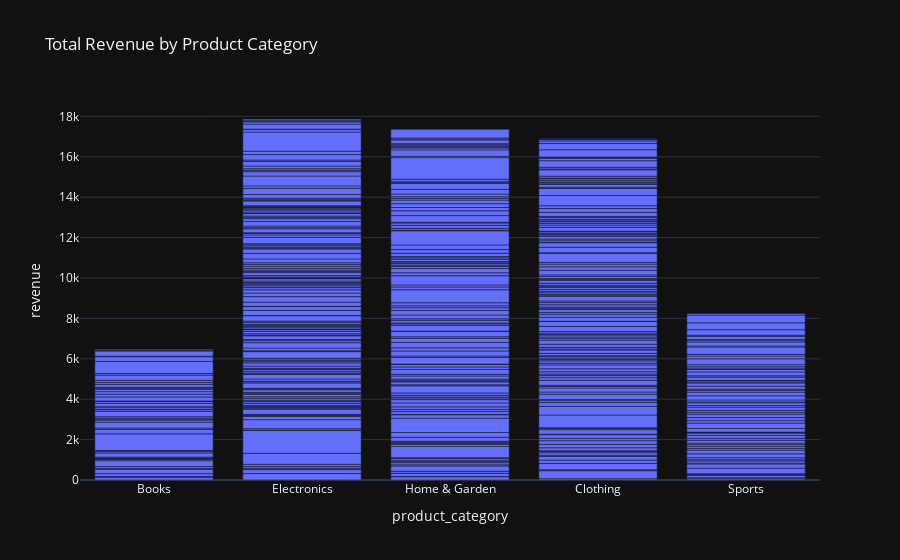
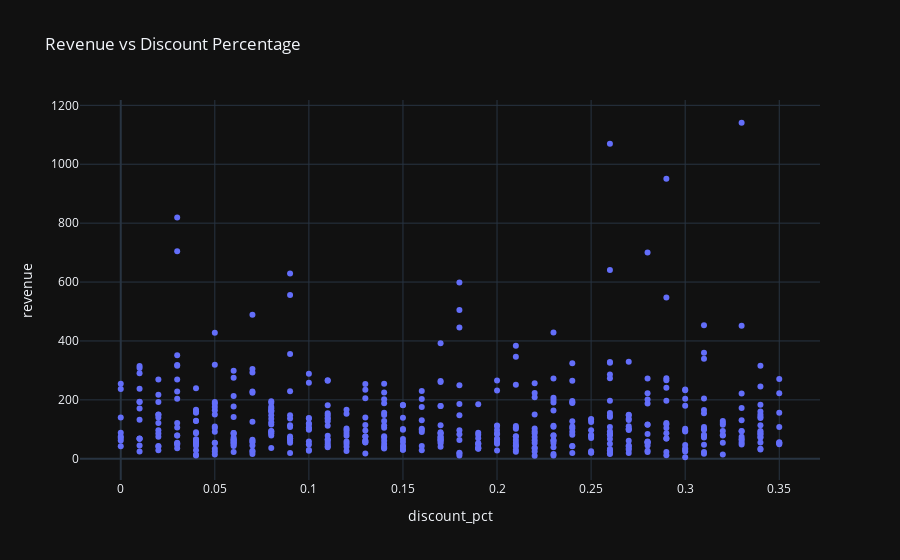
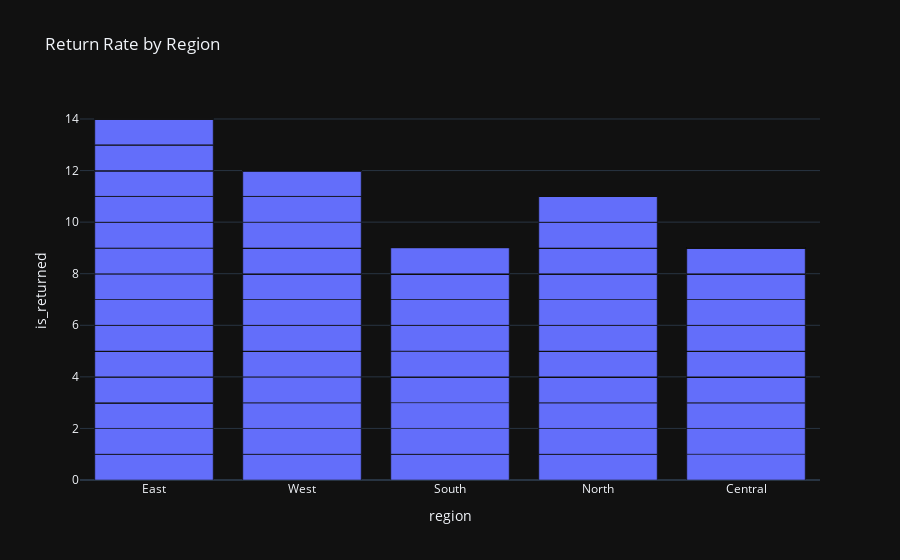
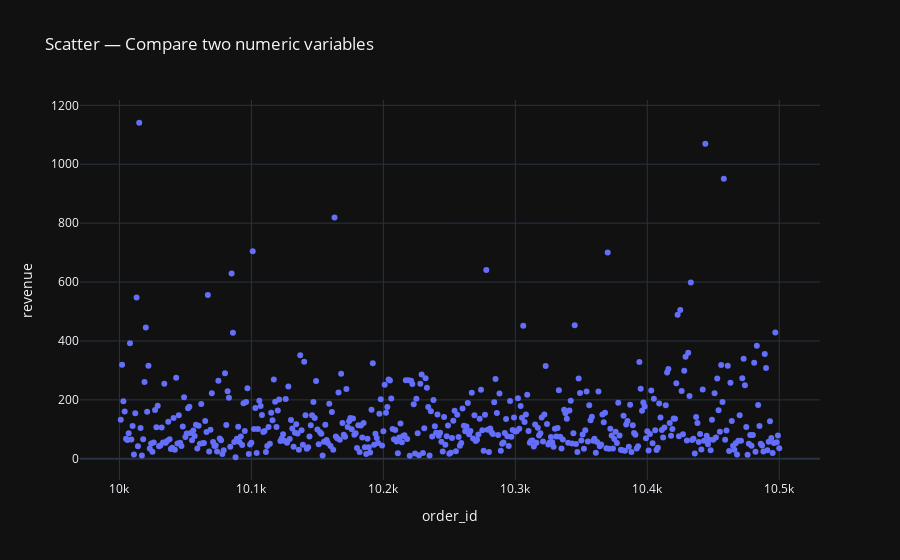

Here is the notebook cell these charts were saved with, in order:
### Code cell
from mcp_server.tools.visualization import CreateChartTool

print("═" * 60)
print("  MCP: create_chart  [Section 2 — Render Suggested Charts]")
print("═" * 60)
print(f"\n⟶  Calling create_chart for each of the {len(mcp_suggestions)} suggestions above...\n")

create_tool = CreateChartTool()
charts_rendered = []

for i, suggestion in enumerate(mcp_suggestions):
    chart_type = suggestion.get("type", "bar")
    title = suggestion.get(
        "title",
        f"{chart_type.title()} — {suggestion.get('reason', f'Chart {i+1}')}"
    )

    # Map suggestion fields → create_chart parameters
    args = {"dataset_id": "retail", "chart_type": chart_type, "title": title}
    if "x" in suggestion:
        args["x"] = suggestion["x"]
    if "y" in suggestion:
        args["y"] = suggestion["y"]
    if "column" in suggestion:          # histogram / pie use 'column' not 'x'
        args["x"] = suggestion["column"]
    if "color" in suggestion:
        args["color"] = suggestion["color"]

    result = await create_tool.execute(args, session=mcp_session)

    if result.get("success"):
        chart_data  = result["data"]
        plotly_json = chart_data.get("plotly_json")
        chart_id    = chart_data.get("chart_id", f"chart_{i}")

        if plotly_json:
            fig = go.Figure(json.loads(plotly_json))
            fig.show()
            charts_rendered.append(chart_id)
            print(f"  ✅ {i+1}/{len(mcp_suggestions)}: [{chart_type.upper()}] {title}")
        else:
            print(f"  ⚠️  {i+1}: no plotly_json — {chart_data}")
    else:
        print(f"  ⚠️  {i+1}: create_chart failed — {result.get('error')}")

print(f"\n✅ Rendered {len(charts_rendered)} / {len(mcp_suggestions)} charts via MCP create_chart")
print(f"   Session chart store: {list(mcp_session.charts.keys())}")

### Figure 1 — Plotly figure (JSON) as saved in the notebook; plotly's stock layout.template omitted (floating-point values rounded to 4 significant figures; data arrays with more than 128 entries replaced by an {"elided": "..."} marker saying what was removed)
{"data": [{"hovertemplate": "product_category=%{x}<br>revenue=%{y}<extra></extra>", "legendgroup": "", "marker": {"color": "#636efa", "pattern": {"shape": ""}}, "name": "", "orientation": "v", "showlegend": false, "textposition": "auto", "type": "bar", "x": {"elided": "500 str values"}, "xaxis": "x", "y": {"elided": "500 float values"}, "yaxis": "y"}], "layout": {"barmode": "relative", "legend": {"tracegroupgap": 0}, "title": {"text": "Total Revenue by Product Category"}, "xaxis": {"anchor": "y", "domain": [0, 1], "title": {"text": "product_category"}}, "yaxis": {"anchor": "x", "domain": [0, 1], "title": {"text": "revenue"}}}}

### Figure 2 — Plotly figure (JSON) as saved in the notebook; plotly's stock layout.template omitted (floating-point values rounded to 4 significant figures; data arrays with more than 128 entries replaced by an {"elided": "..."} marker saying what was removed)
{"data": [{"hovertemplate": "discount_pct=%{x}<br>revenue=%{y}<extra></extra>", "legendgroup": "", "marker": {"color": "#636efa", "symbol": "circle"}, "mode": "markers", "name": "", "orientation": "v", "showlegend": false, "type": "scatter", "x": {"elided": "500 float values"}, "xaxis": "x", "y": {"elided": "500 float values"}, "yaxis": "y"}], "layout": {"legend": {"tracegroupgap": 0}, "title": {"text": "Revenue vs Discount Percentage"}, "xaxis": {"anchor": "y", "domain": [0, 1], "title": {"text": "discount_pct"}}, "yaxis": {"anchor": "x", "domain": [0, 1], "title": {"text": "revenue"}}}}

### Figure 3 — Plotly figure (JSON) as saved in the notebook; plotly's stock layout.template omitted (floating-point values rounded to 4 significant figures; data arrays with more than 128 entries replaced by an {"elided": "..."} marker saying what was removed)
{"data": [{"hovertemplate": "region=%{x}<br>is_returned=%{y}<extra></extra>", "legendgroup": "", "marker": {"color": "#636efa", "pattern": {"shape": ""}}, "name": "", "orientation": "v", "showlegend": false, "textposition": "auto", "type": "bar", "x": {"elided": "500 str values"}, "xaxis": "x", "y": {"elided": "500 int values"}, "yaxis": "y"}], "layout": {"barmode": "relative", "legend": {"tracegroupgap": 0}, "title": {"text": "Return Rate by Region"}, "xaxis": {"anchor": "y", "domain": [0, 1], "title": {"text": "region"}}, "yaxis": {"anchor": "x", "domain": [0, 1], "title": {"text": "is_returned"}}}}

### Figure 4 — Plotly figure (JSON) as saved in the notebook; plotly's stock layout.template omitted (floating-point values rounded to 4 significant figures; data arrays with more than 128 entries replaced by an {"elided": "..."} marker saying what was removed)
{"data": [{"hovertemplate": "order_id=%{x}<br>revenue=%{y}<extra></extra>", "legendgroup": "", "marker": {"color": "#636efa", "symbol": "circle"}, "mode": "markers", "name": "", "orientation": "v", "showlegend": false, "type": "scatter", "x": {"elided": "500 int values"}, "xaxis": "x", "y": {"elided": "500 float values"}, "yaxis": "y"}], "layout": {"legend": {"tracegroupgap": 0}, "title": {"text": "Scatter — Compare two numeric variables"}, "xaxis": {"anchor": "y", "domain": [0, 1], "title": {"text": "order_id"}}, "yaxis": {"anchor": "x", "domain": [0, 1], "title": {"text": "revenue"}}}}
